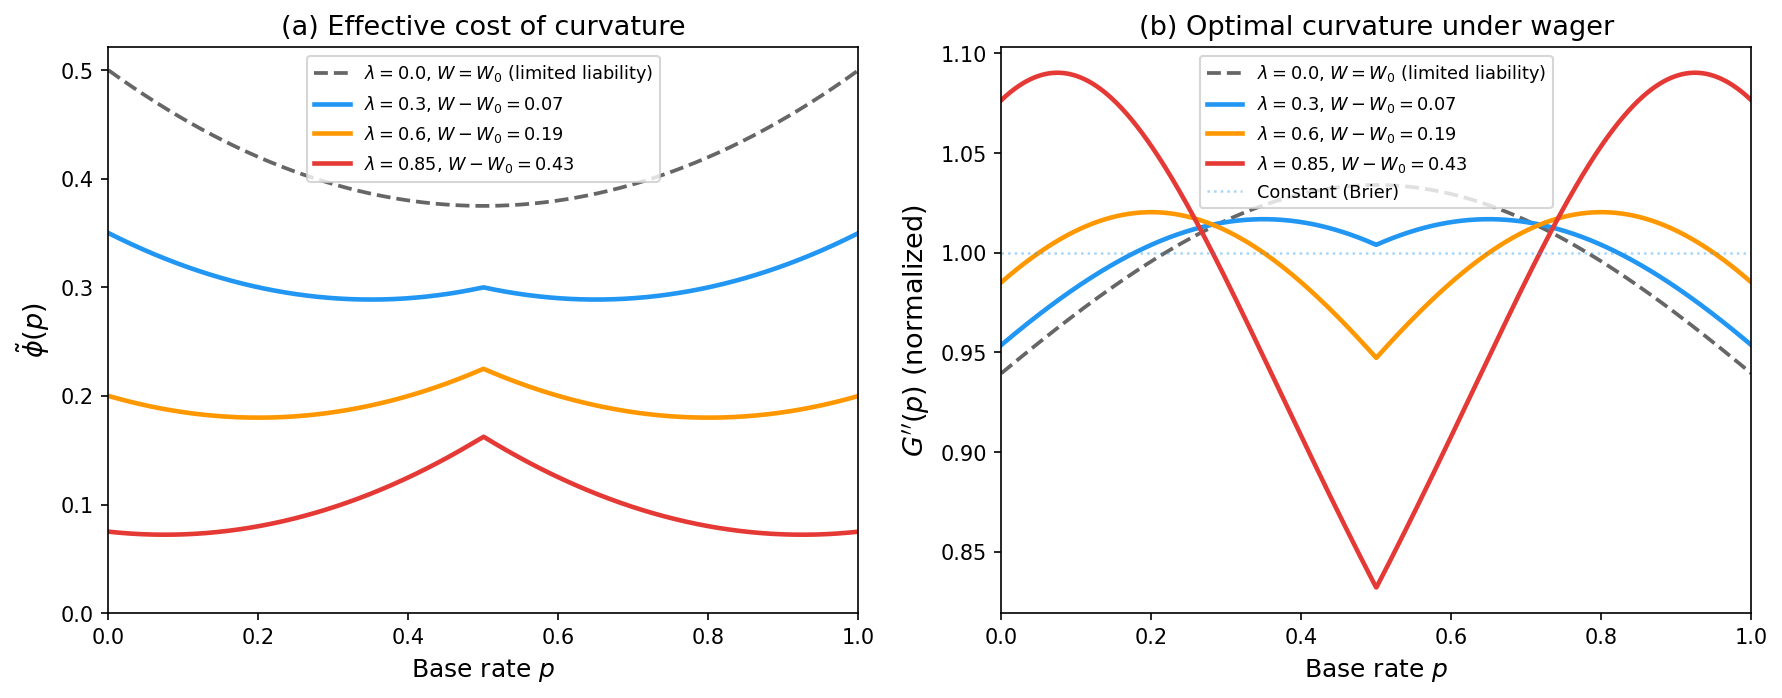

Write Python code to recreate this figure.
import numpy as np
import matplotlib.pyplot as plt
from scipy import integrate

# Parameters
alpha = 1.0
sigma2 = 1.0

p = np.linspace(1e-4, 1 - 1e-4, 2000)

# Baseline functions
phi = (p**2 - p + 1) / 2
K_half = np.maximum(p, 1 - p) / 2  # K(1/2, p)

# Limited liability curvature (lambda=0)
g_ll = (4 * sigma2 / (alpha * (p**2 - p + 1)))**(1/3)


def compute_g(lam):
    denom = alpha * (p**2 - p + 1) - lam * np.maximum(p, 1 - p)
    return (4 * sigma2 / denom)**(1/3)


def compute_W(lam):
    """Compute W = int_0^1 K(1/2, t) g(t) dt for a given lambda."""
    g = compute_g(lam)
    integrand = K_half * g
    return np.trapezoid(integrand, p)


# Pick representative lambda values
lambdas = [0.0, 0.3, 0.6, 0.85]
Ws = [compute_W(lam) for lam in lambdas]
# W - W0 is the actual wager amount above the baseline participation value
W0 = Ws[0]

# Colors matching the existing figure style
colors = ['#666666', '#2196F3', '#FF9800', '#E53935']

# --- Figure ---
fig, (ax1, ax2) = plt.subplots(1, 2, figsize=(12, 4.8))

# (a) Effective cost of curvature
for i, (lam, col) in enumerate(zip(lambdas, colors)):
    phi_tilde = (alpha * (p**2 - p + 1) - lam * np.maximum(p, 1 - p)) / 2
    style = '--' if lam == 0 else '-'
    lw = 1.8 if lam == 0 else 2.2
    wager_str = rf'$W - W_0 = {Ws[i] - W0:.2f}$' if lam > 0 else r'$W = W_0$ (limited liability)'
    lab = rf'$\lambda = {lam}$, {wager_str}'
    ax1.plot(p, phi_tilde, style, color=col, linewidth=lw, label=lab)

ax1.set_xlabel(r'Base rate $p$', fontsize=12)
ax1.set_ylabel(r'$\tilde{\phi}(p)$', fontsize=13)
ax1.set_title(r'(a) Effective cost of curvature', fontsize=13)
ax1.legend(fontsize=8.5, loc='upper center')
ax1.set_xlim(0, 1)
ax1.set_ylim(bottom=0)

# (b) Optimal curvature (normalized by mean)
for i, (lam, col) in enumerate(zip(lambdas, colors)):
    g = compute_g(lam)
    g_norm = g / np.mean(g)
    style = '--' if lam == 0 else '-'
    lw = 1.8 if lam == 0 else 2.2
    wager_str = rf'$W - W_0 = {Ws[i] - W0:.2f}$' if lam > 0 else r'$W = W_0$ (limited liability)'
    lab = rf'$\lambda = {lam}$, {wager_str}'
    ax2.plot(p, g_norm, style, color=col, linewidth=lw, label=lab)

# Brier reference (constant curvature)
ax2.axhline(1.0, color='#2196F3', linewidth=1.2, linestyle=':', alpha=0.4,
            label='Constant (Brier)')

ax2.set_xlabel(r'Base rate $p$', fontsize=12)
ax2.set_ylabel(r"$G''(p)$ (normalized)", fontsize=13)
ax2.set_title(r'(b) Optimal curvature under wager', fontsize=13)
ax2.legend(fontsize=8.5, loc='upper center')
ax2.set_xlim(0, 1)

plt.tight_layout()
plt.savefig('/home/santerikoivula/Documents/thesis/main/wager_figure.pdf',
            bbox_inches='tight')
plt.savefig('/home/santerikoivula/Documents/thesis/main/wager_figure.png',
            bbox_inches='tight', dpi=150)
print("Saved wager_figure.pdf and wager_figure.png")
